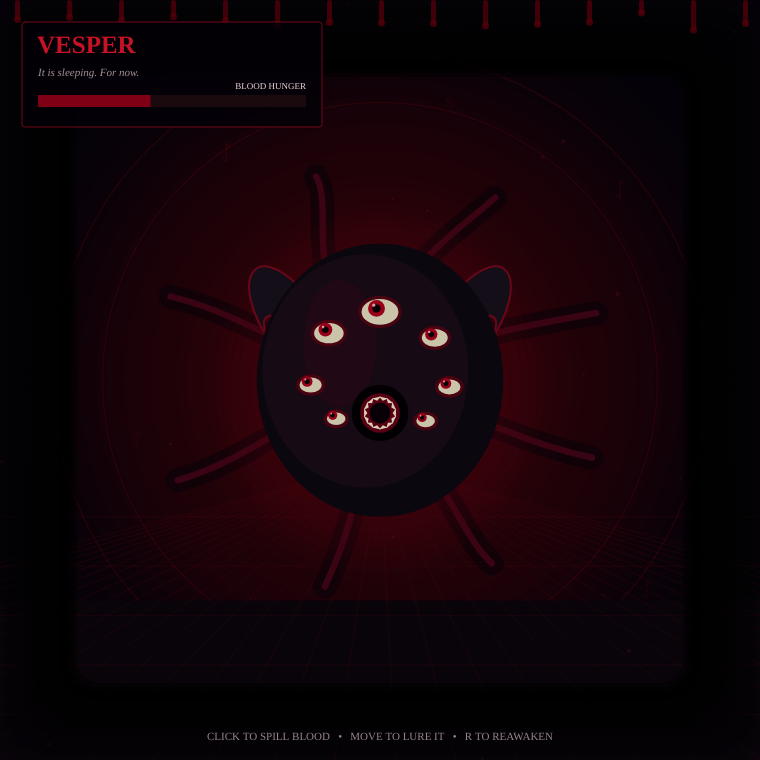
Frame 1 (no input)
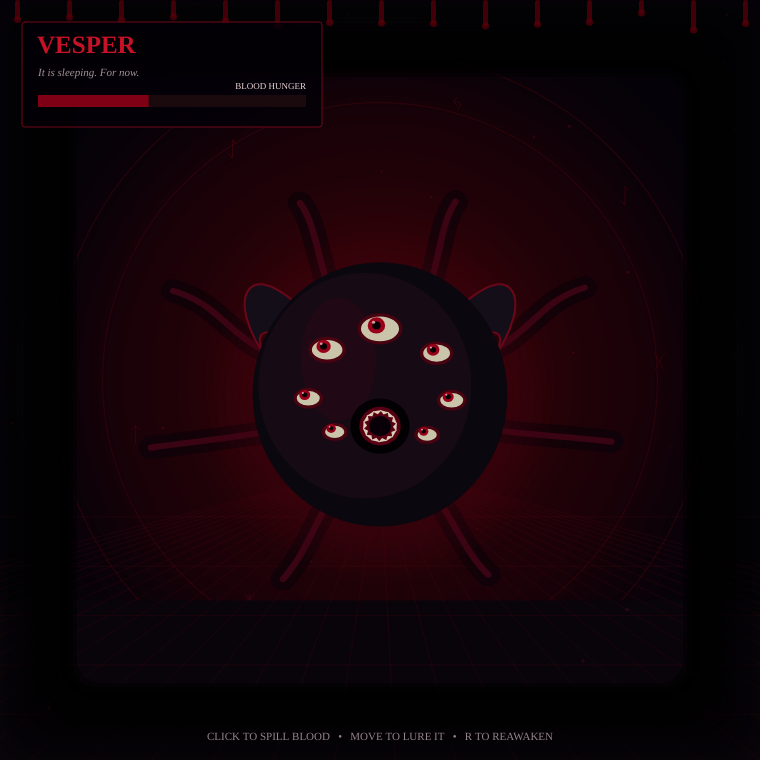
Frame 60 (no input)
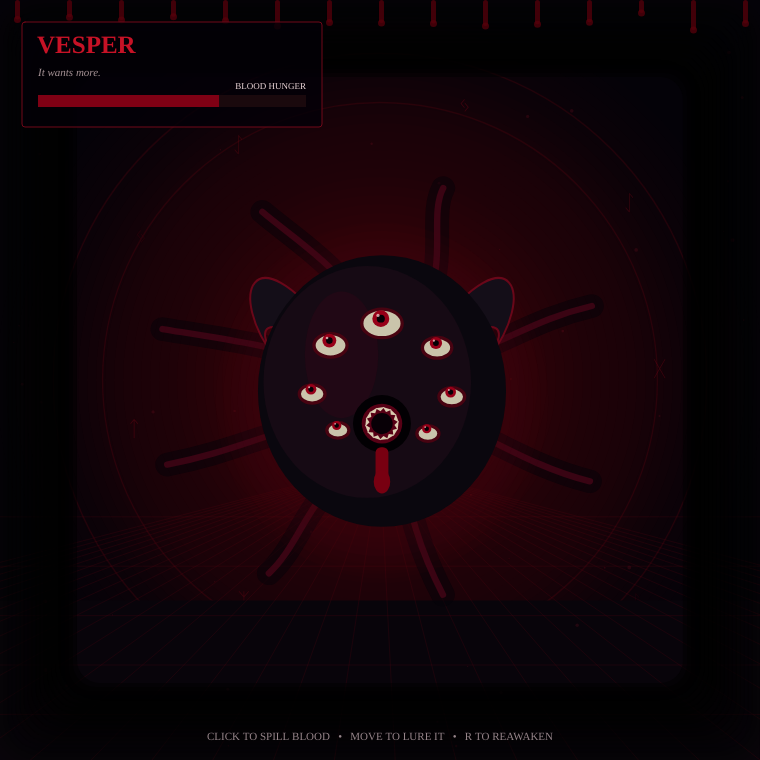
Frame 120 (the mouse pressed at the canvas centre since frame 60)

The p5.js sketch that drew these frames (run headless with seeded random() and noise() and a simulated clock; from frame 60 on, the mouse is pressed at the canvas centre):

// p5.js sketch
// ── sketch.js
let vesper;
let bloodDrops = [];
let ash = [];
let runes = [];
let screenShake = 0;
let redFlash = 0;

function setup() {
  const side = min(windowWidth - 28, windowHeight - 28, 760);
  createCanvas(max(side, 380), max(side, 380));
  angleMode(DEGREES);
  textFont("Georgia");

  vesper = new DreadCreature(width / 2, height * 0.5, width * 0.24);

  for (let i = 0; i < 55; i++) {
    ash.push(new AshParticle());
  }

  for (let i = 0; i < 9; i++) {
    runes.push({
      angle: i * 40 + random(-8, 8),
      distance: random(width * 0.33, width * 0.45),
      symbol: random(["ᛉ", "ᚷ", "ᛏ", "ᛃ", "ᚾ", "ᛇ"]),
      pulse: random(360)
    });
  }
}

function draw() {
  const shakeX = random(-screenShake, screenShake);
  const shakeY = random(-screenShake, screenShake);
  screenShake *= 0.86;
  redFlash *= 0.88;

  push();
  translate(shakeX, shakeY);
  drawAbyss();

  for (const particle of ash) {
    particle.update();
    particle.display();
  }

  for (let i = bloodDrops.length - 1; i >= 0; i--) {
    bloodDrops[i].update();
    bloodDrops[i].display();
    if (bloodDrops[i].dead) bloodDrops.splice(i, 1);
  }

  vesper.update(bloodDrops);
  vesper.display();
  drawBloodVignette();
  pop();

  drawInterface();

  if (redFlash > 1) {
    noStroke();
    fill(140, 0, 12, redFlash);
    rect(0, 0, width, height);
  }
}

function drawAbyss() {
  background(4, 2, 8);

  // Sickly red glow behind the creature.
  noStroke();
  for (let radius = width * 1.15; radius > 20; radius -= 18) {
    const alpha = map(radius, width * 1.15, 20, 0, 12);
    fill(105, 0, 18, alpha);
    circle(width / 2, height * 0.5, radius);
  }

  // Rotating ritual marks in the background.
  push();
  translate(width / 2, height * 0.5);
  rotate(frameCount * 0.025);
  noFill();
  stroke(115, 5, 22, 55);
  strokeWeight(1.5);
  circle(0, 0, width * 0.73);
  circle(0, 0, width * 0.86);
  for (const rune of runes) {
    push();
    rotate(rune.angle);
    translate(rune.distance, 0);
    rotate(-rune.angle - frameCount * 0.025);
    noStroke();
    fill(160, 12, 29, 45 + sin(frameCount + rune.pulse) * 25);
    textAlign(CENTER, CENTER);
    textSize(width * 0.028);
    text(rune.symbol, 0, 0);
    pop();
  }
  pop();

  // Floor disappears into blackness.
  noStroke();
  fill(8, 4, 10);
  rect(0, height * 0.79, width, height * 0.21);
  stroke(100, 9, 22, 55);
  strokeWeight(1);
  for (let x = -width; x < width * 2; x += width * 0.08) {
    line(width / 2, height * 0.61, x, height);
  }
  for (let y = height * 0.68; y < height; y += height * 0.065) {
    line(0, y, width, y);
  }
}

function drawBloodVignette() {
  noFill();
  for (let i = 0; i < 18; i++) {
    stroke(0, 0, 0, 15 + i * 7);
    strokeWeight(18);
    rect(i * 4, i * 4, width - i * 8, height - i * 8, 32);
  }

  noStroke();
  fill(87, 0, 11, 190);
  for (let x = 15; x < width; x += 52) {
    const drip = 8 + noise(x * 0.1) * 32;
    rect(x, 0, 5, drip, 3);
    circle(x + 2.5, drip, 7);
  }
}

function drawInterface() {
  const pad = 22;
  noStroke();
  fill(3, 1, 7, 205);
  rect(pad, pad, min(300, width - pad * 2), 105, 3);
  stroke(112, 8, 24);
  strokeWeight(1);
  noFill();
  rect(pad, pad, min(300, width - pad * 2), 105, 3);

  noStroke();
  fill(198, 18, 38);
  textAlign(LEFT, TOP);
  textStyle(BOLD);
  textSize(25);
  text("VESPER", pad + 15, pad + 12);

  fill(165, 145, 149);
  textStyle(ITALIC);
  textSize(11);
  text(vesper.message, pad + 16, pad + 46);

  const meterWidth = min(268, width - pad * 2 - 32);
  fill(26, 9, 13);
  rect(pad + 16, pad + 73, meterWidth, 12);
  fill(127, 0, 20);
  rect(pad + 16, pad + 73, meterWidth * vesper.blood / 100, 12);
  fill(235, 213, 216);
  textStyle(NORMAL);
  textAlign(RIGHT, BOTTOM);
  textSize(9);
  text("BLOOD HUNGER", pad + 16 + meterWidth, pad + 69);

  textAlign(CENTER, BOTTOM);
  textSize(11);
  fill(150, 133, 138);
  text("CLICK TO SPILL BLOOD   •   MOVE TO LURE IT   •   R TO REAWAKEN", width / 2, height - 17);
}

function mousePressed() {
  if (mouseX > 0 && mouseX < width && mouseY > 0 && mouseY < height) {
    const amount = floor(random(3, 7));
    for (let i = 0; i < amount; i++) {
      bloodDrops.push(new BloodDrop(mouseX + random(-15, 15), mouseY + random(-10, 10)));
    }
    vesper.message = "It smells fresh blood.";
    vesper.awake = true;
    screenShake = 3;
    redFlash = 35;
  }
}

function keyPressed() {
  if (key === "r" || key === "R") {
    bloodDrops = [];
    vesper = new DreadCreature(width / 2, height * 0.5, width * 0.24);
    screenShake = 8;
    redFlash = 90;
  }
}

function windowResized() {
  const side = min(windowWidth - 28, windowHeight - 28, 760);
  resizeCanvas(max(side, 380), max(side, 380));
}

class DreadCreature {
  constructor(x, y, size) {
    this.position = createVector(x, y);
    this.velocity = createVector(0, 0);
    this.size = size;
    this.blood = 42;
    this.awake = false;
    this.mouthOpen = 0.2;
    this.feedingBurst = 0;
    this.message = "It is sleeping. For now.";
    this.eyeSeeds = [17, 43, 88, 124, 199, 251, 311];
  }

  update(drops) {
    this.blood = max(0, this.blood - 0.012);
    let target = createVector(width / 2, height * 0.51);

    if (drops.length > 0) {
      let closest = drops[0];
      let closestDistance = p5.Vector.dist(this.position, closest.position);
      for (const drop of drops) {
        const d = p5.Vector.dist(this.position, drop.position);
        if (d < closestDistance) {
          closest = drop;
          closestDistance = d;
        }
      }
      target = closest.position.copy();
      this.awake = true;
      this.message = "Feed me.";
      this.mouthOpen = lerp(this.mouthOpen, 1, 0.08);
    } else {
      this.mouthOpen = lerp(this.mouthOpen, this.blood < 25 ? 0.72 : 0.22, 0.035);
      if (this.blood < 25) this.message = "Its hunger is becoming dangerous.";
      else if (this.awake) this.message = "It wants more.";
    }

    if (mouseX > 0 && mouseX < width && mouseY > 0 && mouseY < height && drops.length === 0) {
      target.x = lerp(width / 2, mouseX, 0.17);
      target.y = lerp(height * 0.51, mouseY, 0.12);
    }

    const desired = p5.Vector.sub(target, this.position);
    if (desired.mag() > 4) {
      desired.setMag(drops.length > 0 ? 2.9 : 0.75);
      this.velocity.lerp(desired, drops.length > 0 ? 0.055 : 0.025);
    }
    this.velocity.mult(0.975);
    this.position.add(this.velocity);
    this.position.x = constrain(this.position.x, this.size * 0.8, width - this.size * 0.8);
    this.position.y = constrain(this.position.y, this.size * 0.9, height * 0.7);

    for (const drop of drops) {
      if (!drop.dead && p5.Vector.dist(this.position, drop.position) < this.size * 0.54) {
        drop.dead = true;
        this.blood = min(100, this.blood + 4.5);
        this.feedingBurst = 1;
        this.message = random(["More.", "Still warm.", "The hunger recedes.", "Delicious."]);
        screenShake = 7;
        redFlash = 75;
      }
    }

    this.feedingBurst *= 0.9;
  }

  display() {
    const s = this.size;
    const breathe = 1 + sin(frameCount * 1.4) * 0.035;
    const aim = createVector(mouseX - this.position.x, mouseY - this.position.y);
    aim.limit(s * 0.027);

    push();
    translate(this.position.x, this.position.y + sin(frameCount * 1.2) * 5);
    scale(breathe + this.feedingBurst * 0.09, 1 / breathe - this.feedingBurst * 0.04);

    // Eight living tentacles reach out before the body is drawn.
    this.drawTentacles(s);

    // Shadow aura.
    noStroke();
    for (let i = 7; i > 0; i--) {
      fill(73, 0, 18, 6 + i * 2);
      ellipse(0, 10, s * (1.25 + i * 0.08), s * (1.4 + i * 0.08));
    }

    // Swept-back horns.
    fill(20, 14, 24);
    stroke(105, 7, 25);
    strokeWeight(2);
    beginShape();
    vertex(-s * 0.3, -s * 0.35);
    bezierVertex(-s * 0.7, -s * 0.88, -s * 0.85, -s * 0.54, -s * 0.58, -s * 0.18);
    bezierVertex(-s * 0.75, -s * 0.44, -s * 0.5, -s * 0.38, -s * 0.3, -s * 0.18);
    endShape(CLOSE);
    beginShape();
    vertex(s * 0.3, -s * 0.35);
    bezierVertex(s * 0.7, -s * 0.88, s * 0.85, -s * 0.54, s * 0.58, -s * 0.18);
    bezierVertex(s * 0.75, -s * 0.44, s * 0.5, -s * 0.38, s * 0.3, -s * 0.18);
    endShape(CLOSE);

    // Main body, layered to feel wet and organic.
    noStroke();
    fill(10, 7, 14);
    ellipse(0, 0, s * 1.35, s * 1.5);
    fill(22, 10, 20);
    ellipse(-s * 0.08, -s * 0.05, s * 1.13, s * 1.28);
    fill(46, 8, 23, 120);
    ellipse(-s * 0.22, -s * 0.2, s * 0.4, s * 0.7);

    // Seven eyes watch the cursor independently.
    this.drawEyes(s, aim);

    // Circular lamprey mouth.
    this.drawMouth(s);

    // Blood leaking from the mouth.
    if (this.blood > 55 || this.feedingBurst > 0.05) {
      fill(120, 0, 17);
      const dripLength = s * (0.12 + abs(sin(frameCount * 1.8)) * 0.12);
      rect(-s * 0.035, s * 0.31, s * 0.07, dripLength, s * 0.03);
      ellipse(0, s * 0.31 + dripLength, s * 0.09, s * 0.13);
    }

    pop();
  }

  drawTentacles(s) {
    noFill();
    for (let i = 0; i < 8; i++) {
      const angle = i * 45 + 22;
      const wave = sin(frameCount * 1.7 + i * 47) * s * 0.18;
      const startX = cos(angle) * s * 0.38;
      const startY = sin(angle) * s * 0.43;
      const endX = cos(angle) * s * 1.25 + sin(angle) * wave;
      const endY = sin(angle) * s * 1.15 - cos(angle) * wave;

      stroke(5, 3, 9, 130);
      strokeWeight(s * 0.13);
      bezier(startX, startY, startX * 1.8 + wave, startY * 1.5, endX * 0.72, endY * 0.84, endX, endY);
      stroke(82, 5, 27, 160);
      strokeWeight(s * 0.035);
      bezier(startX, startY, startX * 1.8 + wave, startY * 1.5, endX * 0.72, endY * 0.84, endX, endY);
    }
  }

  drawEyes(s, aim) {
    const eyePositions = [
      [-0.28, -0.26, 0.18], [0, -0.38, 0.22], [0.3, -0.24, 0.16],
      [-0.38, 0.02, 0.14], [0.38, 0.04, 0.14],
      [-0.24, 0.22, 0.12], [0.25, 0.23, 0.12]
    ];

    for (let i = 0; i < eyePositions.length; i++) {
      const [ex, ey, es] = eyePositions[i];
      const twitch = sin(frameCount * 0.7 + this.eyeSeeds[i]) * s * 0.008;
      fill(202, 196, 171);
      stroke(72, 3, 17);
      strokeWeight(s * 0.018);
      ellipse(ex * s, ey * s + twitch, es * s, es * s * 0.72);
      noStroke();
      fill(151, 0, 24);
      circle(ex * s + aim.x, ey * s + twitch + aim.y, es * s * 0.42);
      fill(4, 1, 5);
      circle(ex * s + aim.x, ey * s + twitch + aim.y, es * s * 0.2);
      fill(255, 219, 219, 180);
      circle(ex * s + aim.x - es * s * 0.07, ey * s + twitch + aim.y - es * s * 0.08, es * s * 0.08);
    }
  }

  drawMouth(s) {
    const open = this.mouthOpen;
    const mouthSize = s * (0.27 + open * 0.2);
    noStroke();
    fill(2, 0, 3);
    circle(0, s * 0.18, mouthSize);
    fill(87, 0, 21);
    circle(0, s * 0.18, mouthSize * 0.7);
    fill(8, 0, 6);
    circle(0, s * 0.18, mouthSize * 0.37);

    fill(218, 205, 177);
    for (let i = 0; i < 14; i++) {
      const a = i * (360 / 14) + frameCount * 0.05;
      const radius = mouthSize * 0.42;
      push();
      translate(cos(a) * radius * 0.67, s * 0.18 + sin(a) * radius * 0.67);
      rotate(a + 90);
      triangle(-s * 0.025, 0, s * 0.025, 0, 0, s * 0.09 * open);
      pop();
    }
  }
}

class BloodDrop {
  constructor(x, y) {
    this.position = createVector(x, y);
    this.velocity = createVector(random(-1.4, 1.4), random(-3.8, -1.1));
    this.size = random(8, 17);
    this.dead = false;
    this.splat = 0;
  }

  update() {
    if (this.splat === 0) {
      this.velocity.y += 0.13;
      this.position.add(this.velocity);
      if (this.position.y > height * 0.84) {
        this.position.y = height * 0.84;
        this.velocity.set(0, 0);
        this.splat = random(1.4, 2.3);
      }
    }
  }

  display() {
    noStroke();
    fill(126, 0, 19);
    if (this.splat > 0) {
      ellipse(this.position.x, this.position.y, this.size * this.splat, this.size * 0.45);
      fill(184, 9, 28, 160);
      ellipse(this.position.x - this.size * 0.2, this.position.y - 1, this.size * 0.45, this.size * 0.12);
    } else {
      push();
      translate(this.position.x, this.position.y);
      rotate(this.velocity.heading() + 90);
      ellipse(0, 0, this.size * 0.72, this.size);
      triangle(-this.size * 0.35, 0, this.size * 0.35, 0, 0, -this.size * 0.9);
      pop();
    }
  }
}

class AshParticle {
  constructor() {
    this.reset(true);
  }

  reset(firstFrame = false) {
    this.x = random(width);
    this.y = firstFrame ? random(height) : height + 10;
    this.size = random(1, 4);
    this.speed = random(0.15, 0.7);
    this.drift = random(360);
  }

  update() {
    this.y -= this.speed;
    this.x += sin(frameCount * 0.4 + this.drift) * 0.18;
    if (this.y < -10) this.reset();
  }

  display() {
    noStroke();
    fill(145, 21, 39, 50);
    circle(this.x, this.y, this.size);
  }
}

// ── style.css
html,
body {
  margin: 0;
  min-height: 100%;
}

body {
  display: grid;
  min-height: 100vh;
  place-items: center;
  overflow: hidden;
  background:
    radial-gradient(circle at center, #1a0710 0%, #050207 58%, #000 100%);
}

canvas {
  display: block;
  border: 1px solid #3d0713;
  border-radius: 4px;
  box-shadow:
    0 0 0 7px #070309,
    0 0 55px rgba(134, 0, 28, 0.28),
    0 30px 90px rgba(0, 0, 0, 0.9);
  cursor: crosshair;
}
